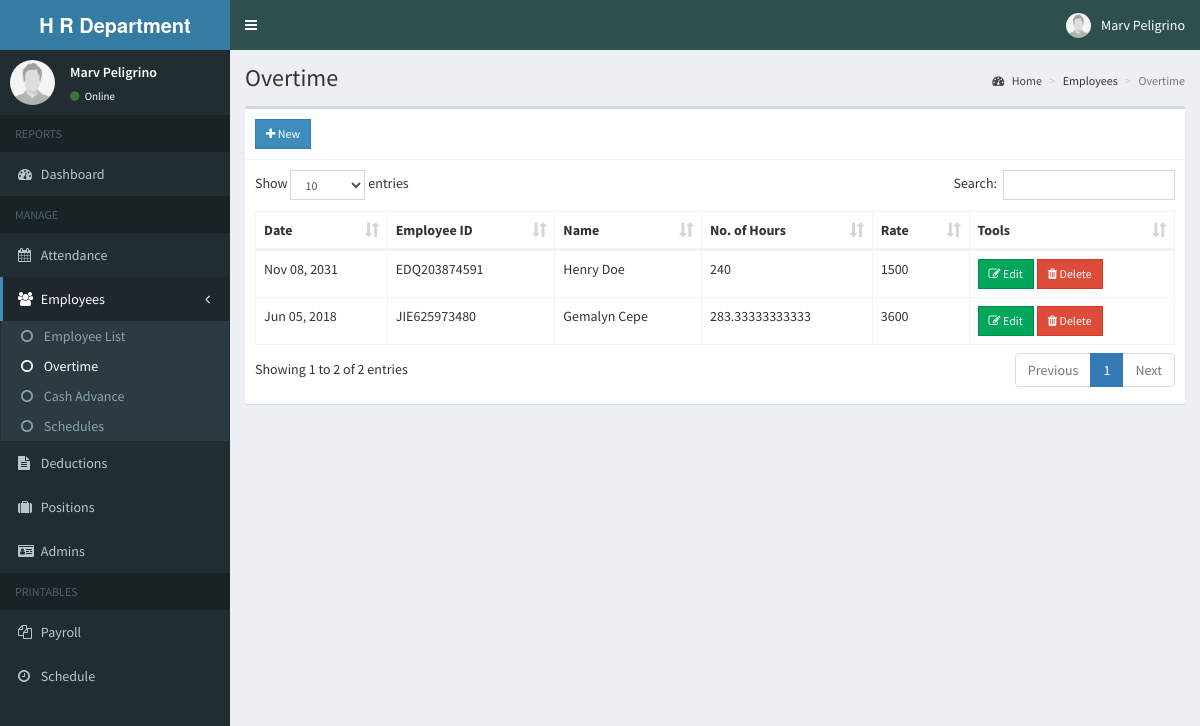
The page /admin/overtime.php (signed in) on the database its author committed.
### tables this page shows
CREATE TABLE `overtime` (
  `id` int(11) NOT NULL,
  `employee_id` varchar(15) NOT NULL,
  `hours` double NOT NULL,
  `rate` double NOT NULL,
  `date_overtime` date NOT NULL
);

CREATE TABLE `employees` (
  `id` int(11) NOT NULL,
  `employee_id` varchar(15) NOT NULL,
  `firstname` varchar(50) NOT NULL,
  `lastname` varchar(50) NOT NULL,
  `middlename` varchar(255) NOT NULL,
  `emailAddress` varchar(255) NOT NULL,
  `address` text NOT NULL,
  `birthdate` date NOT NULL,
  `contact_info` varchar(100) NOT NULL,
  `civil_status` varchar(255) NOT NULL,
  `religion` varchar(255) NOT NULL,
  `citizenship` varchar(255) NOT NULL,
  `gender` varchar(10) NOT NULL,
  `position_id` int(11) NOT NULL,
  `schedule_id` int(11) NOT NULL,
  `photo` varchar(200) NOT NULL,
  `created_on` date NOT NULL
);

### admin/includes/session.php (called while the page is built, shortened)
<?php
	include 'includes/conn.php';
	$sql = "SELECT * FROM admin WHERE id = '".$_SESSION['admin']."'";
	$query = $conn->query($sql);
	$user = $query->fetch_assoc();
?>

### admin/overtime.php (the view, shortened to what this page needs)
<?php include 'includes/session.php'; ?>
<?php include 'includes/header.php'; ?>
<body class="hold-transition skin-blue sidebar-mini">
<div class="wrapper">
  <?php include 'includes/navbar.php'; ?>
  <?php include 'includes/menubar.php'; ?>
  <div class="content-wrapper">
    <section class="content-header">
      <h1>
        Overtime
      </h1>
      <ol class="breadcrumb">
        <li><a href="#"><i class="fa fa-dashboard"></i> Home</a></li>
        <li>Employees</li>
        <li class="active">Overtime</li>
      </ol>
    </section>
    <section class="content">
      <div class="row">
        <div class="col-xs-12">
          <div class="box">
            <div class="box-header with-border">
              <a href="#addnew" data-toggle="modal" class="btn btn-primary btn-sm btn-flat"><i class="fa fa-plus"></i> New</a>
            </div>
            <div class="box-body">
              <table id="example1" class="table table-bordered">
                <thead>
                  <th>Date</th>
                  <th>Employee ID</th>
                  <th>Name</th>
                  <th>No. of Hours</th>
                  <th>Rate</th>
                  <th>Tools</th>
                </thead>
                <tbody>
                  <?php
                    $sql = "SELECT *, overtime.id AS otid, employees.employee_id AS empid FROM overtime LEFT JOIN employees ON employees.id=overtime.employee_id ORDER BY date_overtime DESC";
                    $query = $conn->query($sql);
                    while($row = $query->fetch_assoc()){
                      echo "
                        <tr>
                          <td class='hidden'></td>
                          <td>".date('M d, Y', strtotime($row['date_overtime']))."</td>
                          <td>".$row['empid']."</td>
                          <td>".$row['firstname'].' '.$row['lastname']."</td>
                          <td>".$row['hours']."</td>
                          <td>".$row['rate']."</td>
                          <td>
                            <button class='btn btn-success btn-sm btn-flat edit' data-id='".$row['otid']."'><i class='fa fa-edit'></i> Edit</button>
                            <button class='btn btn-danger btn-sm btn-flat delete' data-id='".$row['otid']."'><i class='fa fa-trash'></i> Delete</button>
                          </td>
                        </tr>
                      ";
                    }
                  ?>
                </tbody>
              </table>
            </div>
          </div>
        </div>
      </div>
    </section>
  </div>
</div>
</body>
</html>

### admin/includes/navbar.php (shortened to what this page needs)
<header class="main-header">
    <a href="home.php" class="logo">
      <span class="logo-lg"><b>H</b><b> R Department</b></span>
    </a>
    <nav class="navbar navbar-static-top">
      <a href="#" class="sidebar-toggle" data-toggle="push-menu" role="button">
      </a>
      <div class="navbar-custom-menu">
        <ul class="nav navbar-nav">
          <li class="dropdown user user-menu">
            <a href="#" class="dropdown-toggle" data-toggle="dropdown">
              <img src="<?php echo (!empty($user['photo'])) ? '../images/'.$user['photo'] : '../images/profile.jpg'; ?>" class="user-image" alt="User Image">
              <span class="hidden-xs"><?php echo $user['firstname'].' '.$user['lastname']; ?></span>
            </a>
          </li>
        </ul>
      </div>
    </nav>
  </header>

### admin/includes/menubar.php
<aside class="main-sidebar">
  <section class="sidebar">
    <div class="user-panel">
      <div class="pull-left image">
        <img src="<?php echo (!empty($user['photo'])) ? '../images/' . $user['photo'] : '../images/profile.jpg'; ?>" class="img-circle" alt="User Image">
      </div>
      <div class="pull-left info">
        <p><?php echo $user['firstname'] . ' ' . $user['lastname']; ?></p>
        <a><i class="fa fa-circle text-success"></i> Online</a>
      </div>
    </div>
    <ul class="sidebar-menu" data-widget="tree">
      <li class="header">REPORTS</li>
      <li class=""><a href="home.php"><i class="fa fa-dashboard"></i> <span>Dashboard</span></a></li>
      <li class="header">MANAGE</li>
      <li><a href="attendance.php"><i class="fa fa-calendar"></i> <span>Attendance</span></a></li>
      <li class="treeview">
        <a href="#">
          <i class="fa fa-users"></i>
          <span>Employees</span>
          <span class="pull-right-container">
            <i class="fa fa-angle-left pull-right"></i>
          </span>
        </a>
        <ul class="treeview-menu">
          <li><a href="employee.php"><i class="fa fa-circle-o"></i> Employee List</a></li>
          <li><a href="overtime.php"><i class="fa fa-circle-o"></i> Overtime</a></li>
          <li><a href="cashadvance.php"><i class="fa fa-circle-o"></i> Cash Advance</a></li>
          <li><a href="schedule.php"><i class="fa fa-circle-o"></i> Schedules</a></li>
        </ul>
      </li>
      <li><a href="deduction.php"><i class="fa fa-file-text"></i> Deductions</a></li>
      <li><a href="position.php"><i class="fa fa-suitcase"></i> Positions</a></li>
      <li><a href="admin.php"><i class="fa fa-id-card"></i> Admins</a></li>
      <li class="header">PRINTABLES</li>
      <li><a href="payroll.php"><i class="fa fa-files-o"></i> <span>Payroll</span></a></li>
      <li><a href="schedule_employee.php"><i class="fa fa-clock-o"></i> <span>Schedule</span></a></li>
    </ul>
  </section>
</aside>

### rows shown on the page
overtime: date_overtime "Nov 08, 2031", employee.employee_id "EDQ203874591", employee.firstname "Henry", employee.lastname "Doe", hours "240", rate "1500"
overtime: date_overtime "Jun 05, 2018", employee.employee_id "JIE625973480", employee.firstname "Gemalyn", employee.lastname "Cepe", hours "283.33333333333", rate "3600"

### other values the page prints
$user['firstname'] "Marv"
$user['lastname'] "Peligrino"
